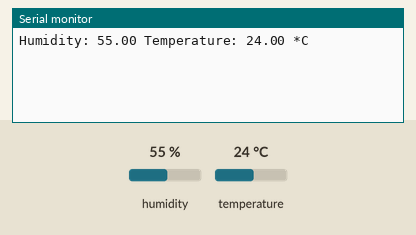
Recording of a sketch running on a simulated Arduino Uno, built with avr-gcc and run on an emulated ATmega328P. On the bench: the last lines printed to the serial monitor. The inputs (shaded band) are chosen by the test bench; at power-on: humidity 55 %, temperature 24 °C.

Above: at 2.2 s.
2.3 s: humidity set to 22 %
At 3.7 s:
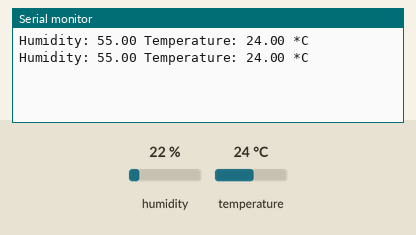
5.1 s: temperature set to 12 °C
At 5.9 s:
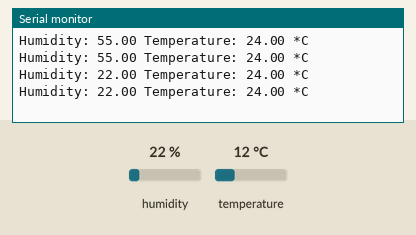
7.9 s: humidity set to 40 %
At 8.9 s:
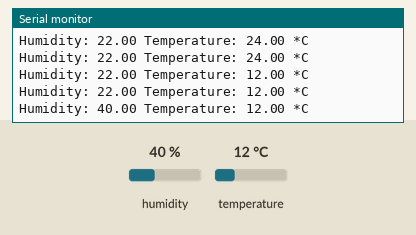
Timing chart, 0 to 10.9 s (numbered marks = the images above; inputs shaded):
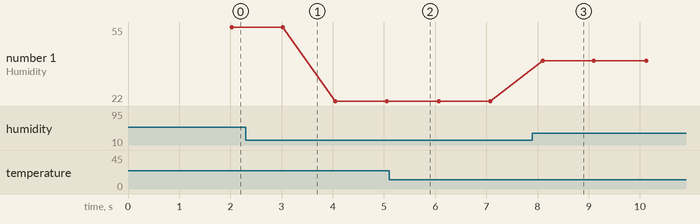

Measured:
- after the input at 7.9 s, the serial monitor: prints a new line after 0.20 s (image 3)
- plotted number 1: 55 → 22 after the input at 2.3 s, 22 → 40 after the input at 7.9 s

The sketch:

01-SimpleServo.ino
```cpp
#include "DHT.h"
#define DHTTYPE DHT11
int DHTPin  = 4;
DHT dht(DHTPin, DHTTYPE);
float h,t;
void setup(){
  Serial.begin(9600);
  delay(1000);
  pinMode(DHTPin, INPUT);
  dht.begin();
}

void loop(){
  delay(1000);
  h = dht.readHumidity();
  t = dht.readTemperature();
  Serial.print("Humidity: ");
  Serial.print(h);
  Serial.print(" ");
  Serial.print("Temperature: ");
  Serial.print(t);
  Serial.print(" *C\n");
//  exit(0);
}
```
